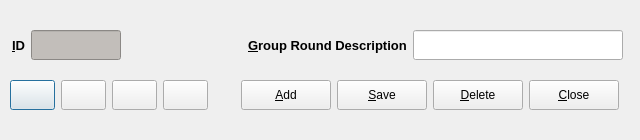
<?xml version="1.0" encoding="UTF-8"?>
<ui version="4.0">
 <class>GroupRoundSetupDlg</class>
 <widget class="QDialog" name="GroupRoundSetupDlg">
  <property name="geometry">
   <rect>
    <x>0</x>
    <y>0</y>
    <width>640</width>
    <height>140</height>
   </rect>
  </property>
  <property name="minimumSize">
   <size>
    <width>640</width>
    <height>140</height>
   </size>
  </property>
  <property name="maximumSize">
   <size>
    <width>640</width>
    <height>140</height>
   </size>
  </property>
  <property name="windowTitle">
   <string>Group Round Description Entry</string>
  </property>
  <widget class="QWidget" name="layoutWidget">
   <property name="geometry">
    <rect>
     <x>12</x>
     <y>20</y>
     <width>611</width>
     <height>51</height>
    </rect>
   </property>
   <layout class="QHBoxLayout" name="horizontalLayout">
    <item>
     <widget class="QLabel" name="label">
      <property name="text">
       <string>&lt;!DOCTYPE HTML PUBLIC &quot;-//W3C//DTD HTML 4.0//EN&quot; &quot;http://www.w3.org/TR/REC-html40/strict.dtd&quot;&gt;
&lt;html&gt;&lt;head&gt;&lt;meta name=&quot;qrichtext&quot; content=&quot;1&quot; /&gt;&lt;style type=&quot;text/css&quot;&gt;
p, li { white-space: pre-wrap; }
&lt;/style&gt;&lt;/head&gt;&lt;body style=&quot; font-family:'Sans Serif'; font-size:10pt; font-weight:400; font-style:normal;&quot;&gt;
&lt;p style=&quot; margin-top:0px; margin-bottom:0px; margin-left:0px; margin-right:0px; -qt-block-indent:0; text-indent:0px;&quot;&gt;&lt;span style=&quot; font-weight:600;&quot;&gt;&amp;amp;ID&lt;/span&gt;&lt;/p&gt;&lt;/body&gt;&lt;/html&gt;</string>
      </property>
      <property name="buddy">
       <cstring>grproundID_display</cstring>
      </property>
     </widget>
    </item>
    <item>
     <widget class="QLineEdit" name="grproundID_display">
      <property name="minimumSize">
       <size>
        <width>90</width>
        <height>30</height>
       </size>
      </property>
      <property name="maximumSize">
       <size>
        <width>90</width>
        <height>30</height>
       </size>
      </property>
      <property name="styleSheet">
       <string notr="true">background-color: rgb(194, 190, 186);</string>
      </property>
      <property name="readOnly">
       <bool>true</bool>
      </property>
     </widget>
    </item>
    <item>
     <spacer name="horizontalSpacer">
      <property name="orientation">
       <enum>Qt::Horizontal</enum>
      </property>
      <property name="sizeHint" stdset="0">
       <size>
        <width>78</width>
        <height>20</height>
       </size>
      </property>
     </spacer>
    </item>
    <item>
     <widget class="QLabel" name="label_2">
      <property name="text">
       <string>&lt;!DOCTYPE HTML PUBLIC &quot;-//W3C//DTD HTML 4.0//EN&quot; &quot;http://www.w3.org/TR/REC-html40/strict.dtd&quot;&gt;
&lt;html&gt;&lt;head&gt;&lt;meta name=&quot;qrichtext&quot; content=&quot;1&quot; /&gt;&lt;style type=&quot;text/css&quot;&gt;
p, li { white-space: pre-wrap; }
&lt;/style&gt;&lt;/head&gt;&lt;body style=&quot; font-family:'Sans'; font-size:10pt; font-weight:400; font-style:normal;&quot;&gt;
&lt;p style=&quot; margin-top:0px; margin-bottom:0px; margin-left:0px; margin-right:0px; -qt-block-indent:0; text-indent:0px;&quot;&gt;&lt;span style=&quot; font-family:'Sans Serif'; font-weight:600;&quot;&gt;&amp;amp;Group Round Description&lt;/span&gt;&lt;/p&gt;&lt;/body&gt;&lt;/html&gt;</string>
      </property>
      <property name="buddy">
       <cstring>grproundDescEdit</cstring>
      </property>
     </widget>
    </item>
    <item>
     <widget class="QLineEdit" name="grproundDescEdit">
      <property name="minimumSize">
       <size>
        <width>210</width>
        <height>30</height>
       </size>
      </property>
      <property name="maximumSize">
       <size>
        <width>210</width>
        <height>30</height>
       </size>
      </property>
      <property name="toolTip">
       <string>Name of group stage round</string>
      </property>
     </widget>
    </item>
   </layout>
  </widget>
  <widget class="QWidget" name="layoutWidget">
   <property name="geometry">
    <rect>
     <x>10</x>
     <y>70</y>
     <width>206</width>
     <height>51</height>
    </rect>
   </property>
   <layout class="QHBoxLayout" name="horizontalLayout_2">
    <item>
     <widget class="QPushButton" name="firstEntry">
      <property name="minimumSize">
       <size>
        <width>45</width>
        <height>30</height>
       </size>
      </property>
      <property name="maximumSize">
       <size>
        <width>45</width>
        <height>30</height>
       </size>
      </property>
      <property name="toolTip">
       <string>First Entry</string>
      </property>
      <property name="text">
       <string/>
      </property>
      <property name="icon">
       <iconset resource="fmrd_resources.qrc">
        <normaloff>:/images/first.png</normaloff>:/images/first.png</iconset>
      </property>
     </widget>
    </item>
    <item>
     <widget class="QPushButton" name="prevEntry">
      <property name="minimumSize">
       <size>
        <width>45</width>
        <height>30</height>
       </size>
      </property>
      <property name="maximumSize">
       <size>
        <width>45</width>
        <height>30</height>
       </size>
      </property>
      <property name="toolTip">
       <string>Previous Entry</string>
      </property>
      <property name="text">
       <string/>
      </property>
      <property name="icon">
       <iconset resource="fmrd_resources.qrc">
        <normaloff>:/images/prev.png</normaloff>:/images/prev.png</iconset>
      </property>
     </widget>
    </item>
    <item>
     <widget class="QPushButton" name="nextEntry">
      <property name="minimumSize">
       <size>
        <width>45</width>
        <height>30</height>
       </size>
      </property>
      <property name="maximumSize">
       <size>
        <width>45</width>
        <height>30</height>
       </size>
      </property>
      <property name="toolTip">
       <string>Next Entry</string>
      </property>
      <property name="text">
       <string/>
      </property>
      <property name="icon">
       <iconset resource="fmrd_resources.qrc">
        <normaloff>:/images/next.png</normaloff>:/images/next.png</iconset>
      </property>
     </widget>
    </item>
    <item>
     <widget class="QPushButton" name="lastEntry">
      <property name="minimumSize">
       <size>
        <width>45</width>
        <height>30</height>
       </size>
      </property>
      <property name="maximumSize">
       <size>
        <width>45</width>
        <height>30</height>
       </size>
      </property>
      <property name="toolTip">
       <string>Last Entry</string>
      </property>
      <property name="text">
       <string/>
      </property>
      <property name="icon">
       <iconset resource="fmrd_resources.qrc">
        <normaloff>:/images/last.png</normaloff>:/images/last.png</iconset>
      </property>
     </widget>
    </item>
    <item>
     <spacer name="horizontalSpacer_2">
      <property name="orientation">
       <enum>Qt::Horizontal</enum>
      </property>
      <property name="sizeHint" stdset="0">
       <size>
        <width>18</width>
        <height>20</height>
       </size>
      </property>
     </spacer>
    </item>
   </layout>
  </widget>
  <widget class="QWidget" name="layoutWidget">
   <property name="geometry">
    <rect>
     <x>221</x>
     <y>70</y>
     <width>418</width>
     <height>51</height>
    </rect>
   </property>
   <layout class="QHBoxLayout" name="horizontalLayout_3">
    <item>
     <spacer name="horizontalSpacer_3">
      <property name="orientation">
       <enum>Qt::Horizontal</enum>
      </property>
      <property name="sizeHint" stdset="0">
       <size>
        <width>13</width>
        <height>20</height>
       </size>
      </property>
     </spacer>
    </item>
    <item>
     <widget class="QPushButton" name="addEntry">
      <property name="minimumSize">
       <size>
        <width>90</width>
        <height>30</height>
       </size>
      </property>
      <property name="maximumSize">
       <size>
        <width>90</width>
        <height>30</height>
       </size>
      </property>
      <property name="toolTip">
       <string>Add Entry</string>
      </property>
      <property name="text">
       <string>&amp;Add</string>
      </property>
      <property name="icon">
       <iconset resource="fmrd_resources.qrc">
        <normaloff>:/images/add.png</normaloff>:/images/add.png</iconset>
      </property>
     </widget>
    </item>
    <item>
     <widget class="QPushButton" name="saveEntry">
      <property name="minimumSize">
       <size>
        <width>90</width>
        <height>30</height>
       </size>
      </property>
      <property name="maximumSize">
       <size>
        <width>90</width>
        <height>30</height>
       </size>
      </property>
      <property name="toolTip">
       <string>Delete Entry</string>
      </property>
      <property name="text">
       <string>&amp;Save</string>
      </property>
      <property name="icon">
       <iconset resource="fmrd_resources.qrc">
        <normaloff>:/images/save.png</normaloff>:/images/save.png</iconset>
      </property>
     </widget>
    </item>
    <item>
     <widget class="QPushButton" name="deleteEntry">
      <property name="minimumSize">
       <size>
        <width>90</width>
        <height>30</height>
       </size>
      </property>
      <property name="maximumSize">
       <size>
        <width>90</width>
        <height>30</height>
       </size>
      </property>
      <property name="toolTip">
       <string>Delete Entry</string>
      </property>
      <property name="text">
       <string>&amp;Delete</string>
      </property>
      <property name="icon">
       <iconset resource="fmrd_resources.qrc">
        <normaloff>:/images/delete.png</normaloff>:/images/delete.png</iconset>
      </property>
     </widget>
    </item>
    <item>
     <widget class="QPushButton" name="closeButton">
      <property name="minimumSize">
       <size>
        <width>90</width>
        <height>30</height>
       </size>
      </property>
      <property name="maximumSize">
       <size>
        <width>90</width>
        <height>30</height>
       </size>
      </property>
      <property name="toolTip">
       <string>Close Window</string>
      </property>
      <property name="text">
       <string>&amp;Close</string>
      </property>
      <property name="icon">
       <iconset resource="fmrd_resources.qrc">
        <normaloff>:/images/quit.png</normaloff>:/images/quit.png</iconset>
      </property>
     </widget>
    </item>
    <item>
     <spacer name="horizontalSpacer_4">
      <property name="orientation">
       <enum>Qt::Horizontal</enum>
      </property>
      <property name="sizeHint" stdset="0">
       <size>
        <width>13</width>
        <height>46</height>
       </size>
      </property>
     </spacer>
    </item>
   </layout>
  </widget>
 </widget>
 <resources>
  <include location="fmrd_resources.qrc"/>
 </resources>
 <connections/>
</ui>
